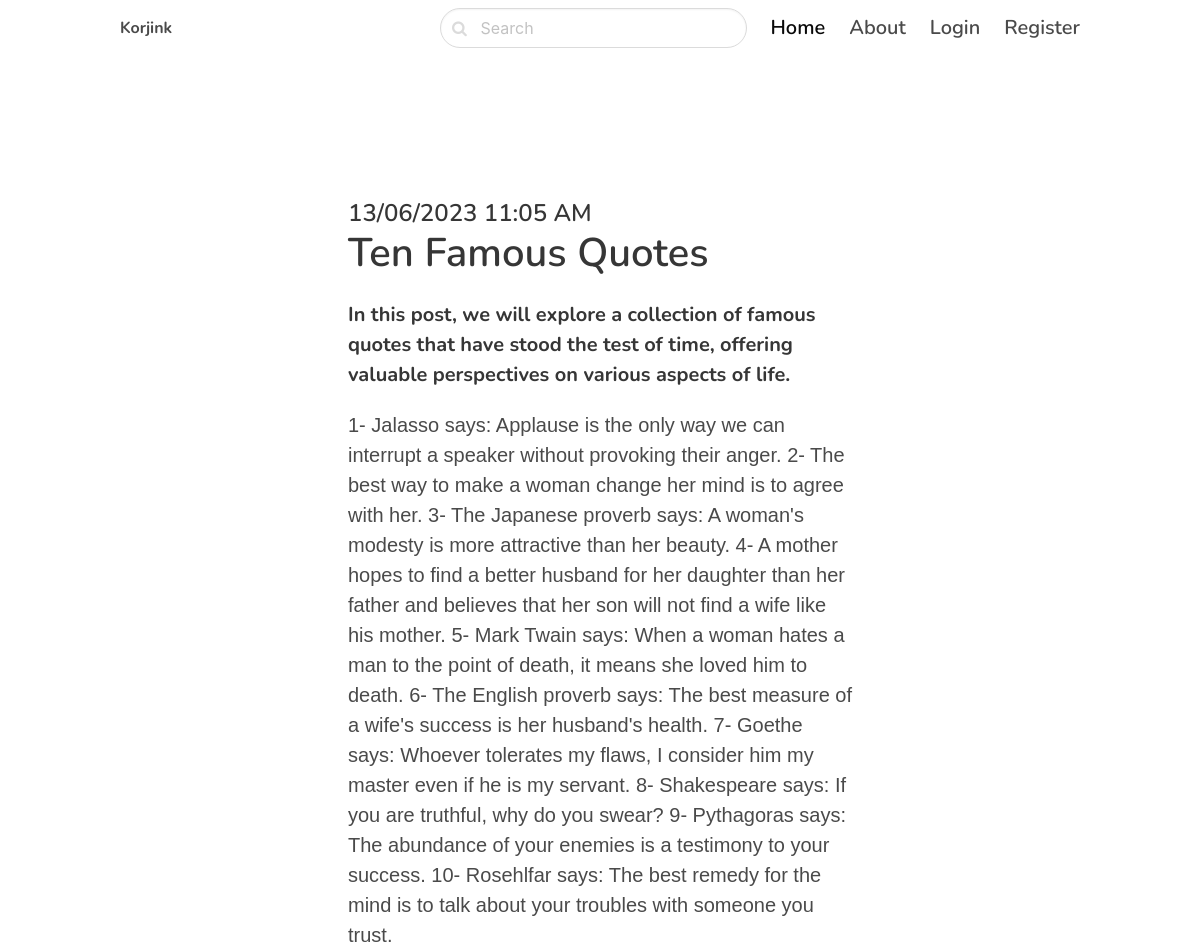
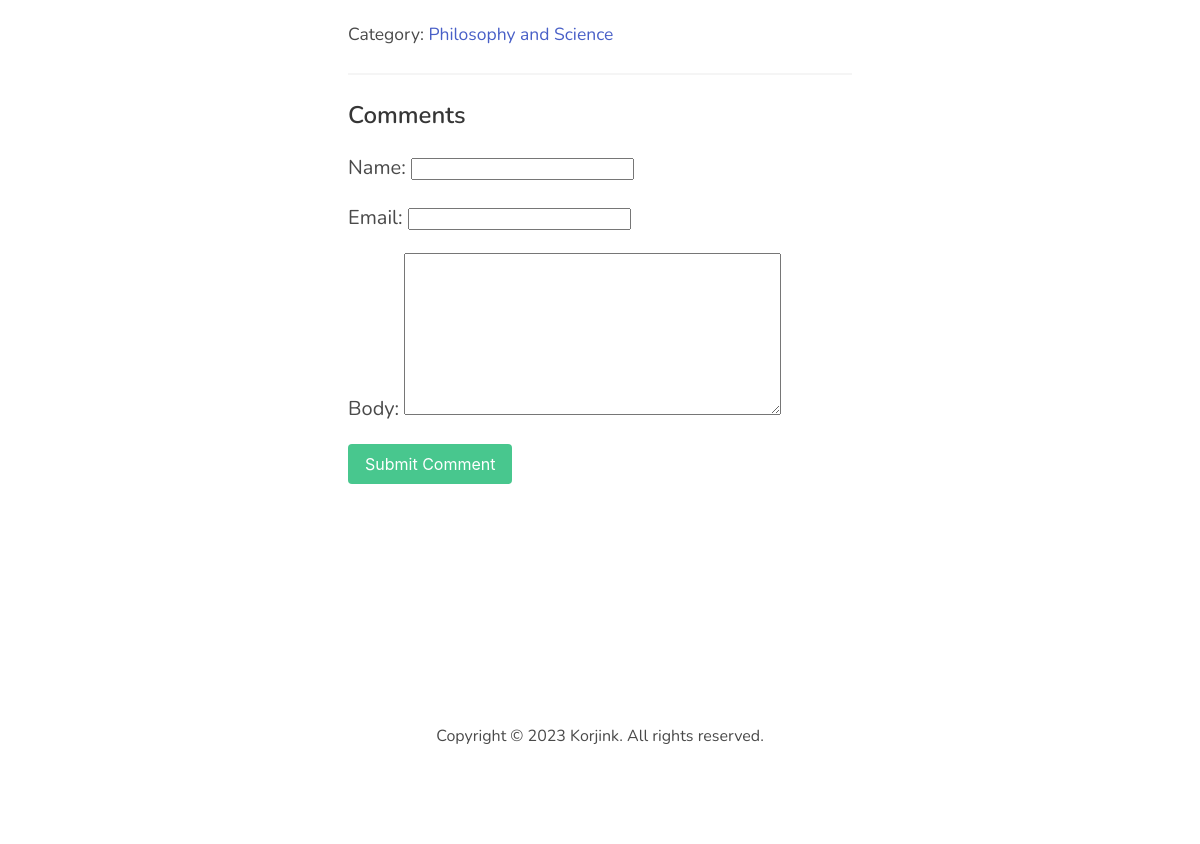
The app's page /philosophy/ten-famous-quotes/ with its own data (2 pictures, top to bottom).
### blog/models.py (models this page shows, shortened)
class Post(models.Model):
    ACTIVE = 'active'
    DRAFT = 'draft'
    CHOICES_STATUS = {
        (ACTIVE, 'Active'),
        (DRAFT, 'Draft')
    }
    category = models.ForeignKey(Category, related_name = 'posts', on_delete = models.CASCADE)
    title = models.CharField(max_length = 255)
    slug = models.SlugField()
    intro = models.TextField()
    body = models.TextField()
    created_at = models.DateTimeField(auto_now_add=True)
    status = models.CharField(max_length=10, choices=CHOICES_STATUS, default= ACTIVE)
    image = models.ImageField(upload_to='uploads/')
    class Meta:
        ordering = ('-created_at',)

class Category(models.Model):
    title = models.CharField(max_length = 255)
    slug = models.SlugField()
    class Meta:
        ordering = ('title',)
        verbose_name_plural = 'Categories'
    def __str__(self):
        return self.title

### blog/views.py (the view)
# urls.py: path('<slug:category_slug>/<slug:slug>/', views.detail, name='post_detail'),
def detail(request, category_slug, slug):
    post = get_object_or_404(Post, slug=slug, status= Post.ACTIVE)
    if request.method == 'POST':
        form = CommentForm(request.POST)
        if form.is_valid():
            comment = form.save(commit=False)
            comment.post = post
            comment.save()
            return redirect('post_detail', slug=slug)
    else:
        form = CommentForm()
    return render(request, 'blog/detail.html', {'post': post, 'form': form})

### blog/forms.py
class CommentForm(forms.ModelForm):
    class Meta:
        model = Comment
        fields = ('name', 'email', 'body')

### blog/templates/blog/detail.html (shortened to what this page needs)
{% extends 'core/base.html' %}
{% block content %}
<section class="hero ">
    <div class="hero-body">
        <div class="container">
            <section class="section">
                <div class="columns">
                    <div class="column is-8 is-offset-2">
                        <div class="content is-medium">
                            <h2 class="subtitle is-4">{{ post.created_at|date:"d/m/Y g:i A" }} </h2>
                            <h1 class="title">{{ post.title }}</h1>
                            <p><strong>{{ post.intro }}</strong></p>
                            <p style="font-family: 'Gill Sans', 'Gill Sans MT', Calibri, 'Trebuchet MS', sans-serif;">{{ post.body }}</p>
                            <p><small>Category: <a href= "{% url 'category_detail' post.category.slug %}"> {{post.category}} </a></small></p>
                            <hr>
                            <h2 class="subtitle is-4">Comments</h2>
                            <form method="post" class="mb-6">
                                {{ form.as_p }}
                                <div class="field">
                                    <div class="control">
                                        <button class = "button is-success">Submit Comment</button>
                                    </div>
                                </div>
                            </form>
                        </div>
                    </div>
                </div>
            </section>
        </div>
    </div>
</section>
{% endblock %}

### core/templates/core/base.html (style rules this page uses)
body { font-family: 'Nunito', sans-serif; }

### records on screen
Post: created_at "13/06/2023 11:05 AM", title "Ten Famous Quotes", intro "In this post, we will explore a collection of famous quotes that have stood the test of time, offering valuable perspectives on various aspects of life.", body "1- Jalasso says: Applause is the only way we can interrupt a speaker without provoking their anger. 2- The best way to make a woman change her mind is to agree with her. 3- The Japanese proverb says: A woman's modesty is more attractive than her beauty. 4- A mother hopes to find a better husband for her daughter than her father and believes that her son will not find a wife like his mother. 5- Mark Twain says: When a woman hates a man to the point of death, it means she loved him to death. 6- The English proverb says: The best measure of a wife's success is her husband's health. 7- Goethe says: Whoever tolerates my flaws, I consider him my master even if he is my servant. 8- Shakespeare…", category "Philosophy and Science"
